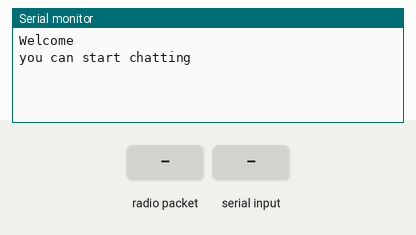
Simulated run of this sketch. Board: Arduino Uno, built with avr-gcc and run on an emulated ATmega328P. On the bench: the last lines printed to the serial monitor. Inputs (shaded band) come from the test bench. No radio packets arrive unless stated.

Above: at 1.2 s.
1.3 s: radio packet "@@@@" arrives
At 2.2 s:
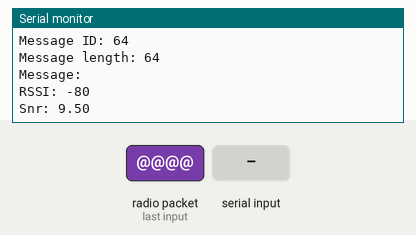
2.8 s: "@@@@" received over Serial
At 4.3 s:
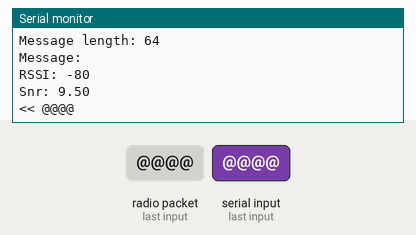
5.3 s: radio packet "1" arrives
At 5.37 s:
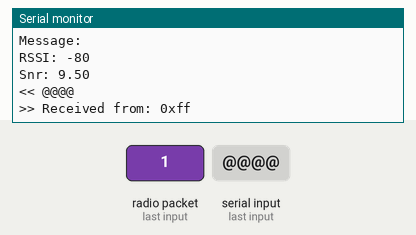
6.8 s: "1" received over Serial
At 8.5 s:
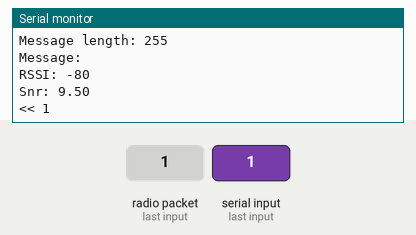

The sketch:

Eyic_tranciver.ino
```cpp
#include <LoRa.h>

String  smassage;
String  incoming;
int packetSize;
int nss = 10;
int RESET = 9;
int dio0 = 2;

String outgoing;              // outgoing message
byte msgCount = 0;            // count of outgoing messages
byte localAddress = 0xBB;     // address of this device
byte destination = 0xFF;      // destination to send to
long lastSendTime = 0;        // last send time
int interval = 2000;          // interval between sends

void setup() {
  LoRa.setPins(nss, RESET, dio0);
  Serial.begin(9600);
  while (!Serial);
  Serial.println("Welcome");

  if (!LoRa.begin(868E6)) {
    Serial.println("Starting LoRa failed!");
    while (1);
  }
  LoRa.setTxPower(20);  //20 max power
  LoRa.setSpreadingFactor(12);  //12 for max range
  LoRa.setSignalBandwidth(62.5E3); //Supported values are 7.8E3, 10.4E3, 15.6E3, 20.8E3, 31.25E3, 41.7E3, 62.5E3, 125E3=default, and 250E3.

  Serial.println("you can start chatting");


}

void loop() {
  packetSize = LoRa.parsePacket();
  //  for receiver
  receivee(packetSize);
  //for Transmitter
  transmit();
}

void transmit() {
  if (Serial.available()) {
    String smassage = Serial.readString();
    // send packet
    LoRa.beginPacket();                   // start packet
    LoRa.write(destination);              // add destination address
    LoRa.write(localAddress);             // add sender address
    LoRa.write(msgCount);                 // add message ID
    LoRa.write(smassage.length());        // add payload length
    LoRa.print(smassage);                 // add payload
    LoRa.endPacket();                     // finish packet and send it
    msgCount++;                           // increment message ID

    Serial.println("");
    Serial.print("<< ");
    Serial.print(smassage);
  }
}

void receivee(int packetSize) {
  if (packetSize)
  {
    // received a paket
    Serial.println("");
    Serial.print(">> ");

    // read packet header bytes:
    int recipient = LoRa.read();          // recipient address
    byte sender = LoRa.read();            // sender address
    byte incomingMsgId = LoRa.read();     // incoming msg ID
    byte incomingLength = LoRa.read();    // incoming msg length
    String incoming = "";                 // payload of packet

    // read packet
    while (LoRa.available()) {
      incoming += (char)LoRa.read();      // add bytes one by one
    }
    Ack(incoming);
    if (incoming == "@@@@") {   // check length for error
      Serial.println("Received from: 0x" + String(sender, HEX));
      Serial.println("Sent to: 0x" + String(recipient, HEX));
      Serial.println("Message ID: " + String(incomingMsgId));
      Serial.println("Acknowledged");
      Serial.println("RSSI: " + String(LoRa.packetRssi()));
      Serial.println("Snr: " + String(LoRa.packetSnr()));
      Serial.println();
      return;                             // skip rest of function
    }

    Serial.println("Received from: 0x" + String(sender, HEX));
    Serial.println("Sent to: 0x" + String(recipient, HEX));
    Serial.println("Message ID: " + String(incomingMsgId));
    Serial.println("Message length: " + String(incomingLength));
    Serial.println("Message: " + incoming);
    Serial.println("RSSI: " + String(LoRa.packetRssi()));
    Serial.println("Snr: " + String(LoRa.packetSnr()));
    Serial.println();
  }
}

void Ack(String ) {
  if (incoming != "@@@@") {
    LoRa.beginPacket();                   // start packet
    LoRa.write(destination);              // add destination address
    LoRa.write(localAddress);             // add sender address
    LoRa.write(msgCount - 1);               // add message ID
    LoRa.write("00");        // add payload length
    LoRa.print("@@@@");                 // add payload
    LoRa.endPacket();
  }
}
```

Measured:
- after the input at 1.3 s, the serial monitor: prints a new line at once (image 1)
- after the input at 2.8 s, the serial monitor: prints a new line after 1.1 s (image 2)
- after the input at 5.3 s, the serial monitor: prints a new line at once (image 3)
- after the input at 6.8 s, the serial monitor: prints a new line after 1.1 s (image 4)
